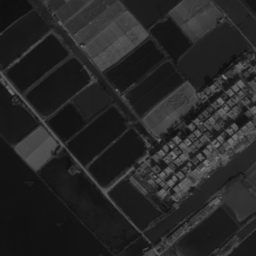
%> input picture data/pair1_1.png, 256 x 256 px
$ octave LNIFT_demo.m   (GNU Octave 9; MATLAB toolbox functions it lacks are replaced by stand-ins)
%> lines starting %> are read from the running program, lines starting %| are printed output that depends on the picture; in (x1, y1, x2, y2) boxes, pixels count from 0 and x2, y2 are one past the last pixel; in counts of white or black regions, pixels touching at a corner belong together; the program's own positions count from 1
%> further down, im1 is the input picture: size 256x256 uint8; min 14, max 127, mean 38.3
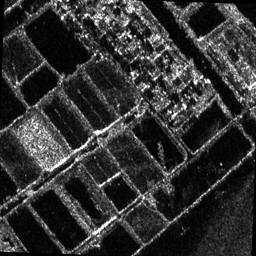
%> input picture data/pair1_2.png, 256 x 256 px
%> further down, im2 is the input picture: size 256x256 uint8; min 0, max 255, mean 50.4
### LNIFT/imagetransform.m
function trx = imagetransform(im, d)
%> called with d = 1

q = d*2+1;
D = d+1;
[nr,nc] = size(im);
%> nr = 256; nc = 256
s = cumsum(cumsum(im,2),1);
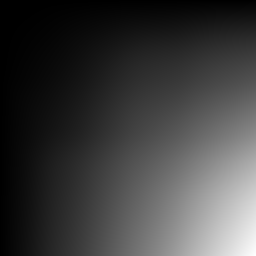
%> s: size 256x256 double; min 17, max 2506907, mean 608506.1; drawn with min black and max white

br = nr-d-1;
%> br = 254
bc = nc-d-1;
%> bc = 254
b0 = D+1;
nx = q*q;
K = zeros(nr,nc);
for r=b0:br
    for c=b0:bc
        v= (s(r-D,c-D)-s(r-D,c+d)-s(r+d,c-D)+s(r+d,c+d))/nx;
        k = (im(r,c)-v);
        K(r,c)=k;
    end
end
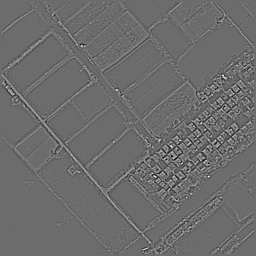
%> K: size 256x256 double; min -25.33, max 34.11, mean 0; drawn with min black and max white
sigma=std(K(:));
%> sigma = 3.23
K(K>5*sigma)=5*sigma;
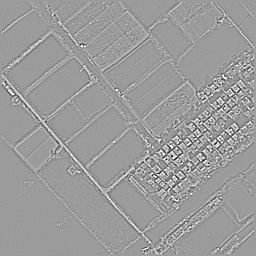
%> K: size 256x256 double; 0.19% of pixels changed, all inside (x1, y1, x2, y2) = (6, 15, 251, 250); drawn with min black and max white
K(K<-5*sigma)=-5*sigma;
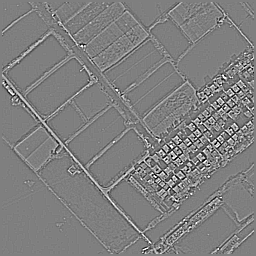
%> K: size 256x256 double; 0.13% of pixels changed, all inside (x1, y1, x2, y2) = (5, 44, 246, 191); drawn with min black and max white
K=(K+5*sigma)./(10*sigma);
trx=uint8(K*255);

### LNIFT/detector.m
function kpts = detector(im,N,is_ori)

%  locally normalized image
im = imagetransform(double(im), 1);

key = detectORBFeatures(im);
%> key = 2181 points; strongest (x, y): (218, 142), (217, 144), (174, 149), (173, 147), (204, 158)
%> the run ends on the next line
key = key.selectUniform(N,size(im));
kpts = [key.Location ones(size(key.Location,1),1) key.Orientation*180/pi]';
kpts(4,kpts(4,:)>180)=kpts(4,kpts(4,:)>180)-180;
if is_ori ==0
    kpts(4,:)=0;
end

### LNIFT_demo.m
% Demo code of the LNIFT algorithm. If it is helpful for you, please cite:
% Li, Jiayuan, et al. "LNIFT: Locally Normalized Image for Rotation Invariant Multimodal Feature Matching." IEEE Transactions on Geoscience and Remote Sensing 60 (2022): 1-14.
% Note that the results of this Matlab code is not the same as the C++ code and the running time is much slower.
% MATLAB2021a or higher is required for ORB detection.

clc;clear; warning('off'); close all;

addpath LNIFT\
str1='data\pair1_1.png';   % image pair
str2='data\pair1_2.png';   % image pair
patch_size=128;

im1 = im2uint8(imread(str1));
im2 = im2uint8(imread(str2));

if size(im1,3)==3
    im1 = rgb2gray(im1);
end
if size(im2,3)==3
    im2 = rgb2gray(im2);
end

% Keypoint detection. Please set the 'FastThreshold' of detectORBFeatures
% function from 31 to 1 to get more features.
kpts1 = detector(im1,5000,1);
